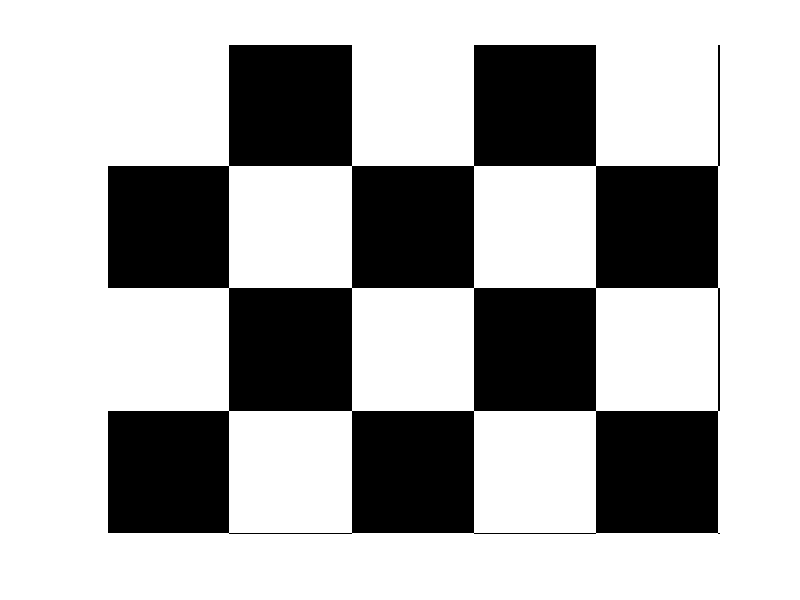

Write the MATLAB code that produced this figure. (Note: this script raises an error after producing the figure.)
clc;
close all;
clear all;
w=5;%width
h=4;%height
image = zeros(100*h,100*w);


for i=1 : h*100
    if floor(mod( i/100 , 2 )) == 0 
        for j=1 : w*100
            if floor(mod( j/100 , 2 )) == 0 
                image(i, j) = 255;
            end    
            if floor(mod( j/100 , 2 )) == 1 
                image(i, j) = 0;
            end        
        end 
    end
    if floor(mod( i/100 , 2 )) == 1 
        for j=1 : w*100
            if floor(mod( j/100 , 2 )) == 0 
                image(i, j) = 0;
            end    
            if floor(mod( j/100 , 2 )) == 1 
                image(i, j) = 255;
            end        
        end 
    end
end

figure,
imshow(image);
imsave;

